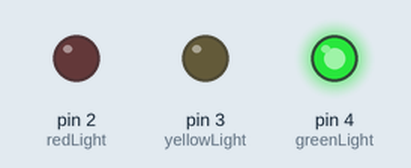
Simulated run of this sketch. Board: Arduino Uno, built with avr-gcc and run on an emulated ATmega328P. Shown: output pins drawn as LEDs (lit = HIGH).

Above: at 2.5 s.
At 6.0 s:
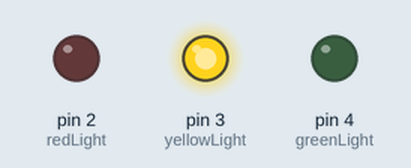
At 9.5 s:
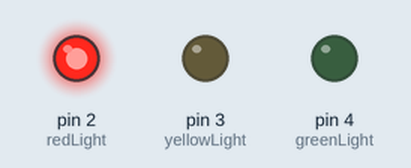
Timing chart, 0 to 15.6 s (numbered marks = the images above):
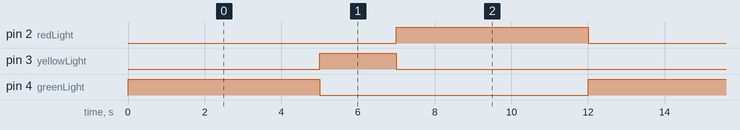

The sketch:

Traffic_Light_System.ino
```cpp
const int redLight = 2;
const int yellowLight = 3;
const int greenLight = 4;

void setup() {
  pinMode(redLight, OUTPUT);
  pinMode(yellowLight, OUTPUT);
  pinMode(greenLight, OUTPUT);
}

void loop() {
  digitalWrite(greenLight, HIGH);
  delay(5000);  // Green light for 5 seconds

  digitalWrite(greenLight, LOW);
  digitalWrite(yellowLight, HIGH);
  delay(2000);  // Yellow light for 2 seconds

  digitalWrite(yellowLight, LOW);
  digitalWrite(redLight, HIGH);
  delay(5000);  // Red light for 5 seconds

  digitalWrite(redLight, LOW);
}
```

Measured:
- by itself, pin 2 (redLight), pin 4 (greenLight): alternates HIGH for 5.0 s and LOW for 7.0 s
- by itself, pin 3 (yellowLight): alternates HIGH for 2.0 s and LOW for 10.0 s
- by itself, everything shown: repeats every 12.0 s, in 4 steps
